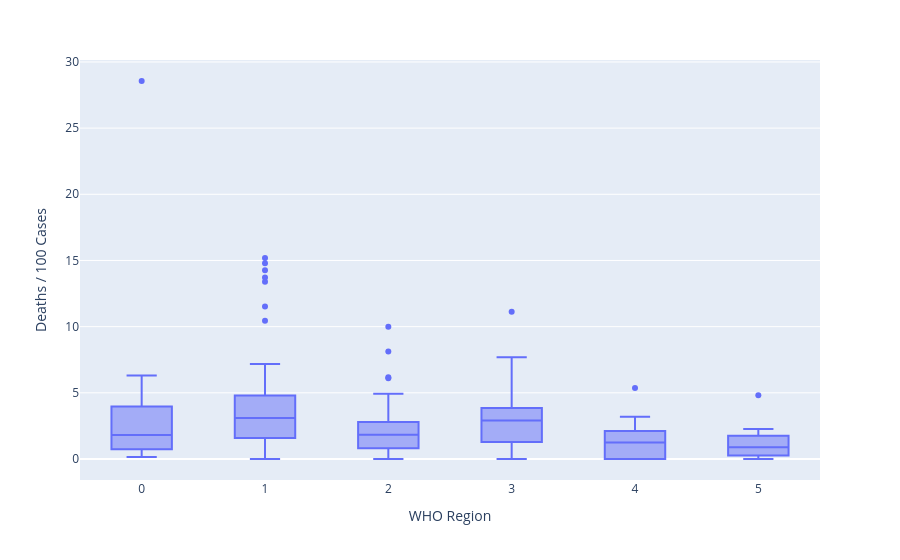

Here is the notebook cell this chart was saved with:
### Markdown cell above
Every column's histogram had skew so none of them was normally distributed.

### Code cell
# Cause my data was abnormal so i used IQR method for outlier detection
fig = px.box(data, x="WHO Region", y="Deaths / 100 Cases")
fig.show()

### Figure 1 — Plotly figure (JSON) as saved in the notebook; plotly's stock layout.template omitted (floating-point values rounded to 4 significant figures; data arrays with more than 128 entries replaced by an {"elided": "..."} marker saying what was removed)
{"data": [{"alignmentgroup": "True", "hovertemplate": "WHO Region=%{x}<br>Deaths / 100 Cases=%{y}<extra></extra>", "legendgroup": "", "marker": {"color": "#636efa"}, "name": "", "notched": false, "offsetgroup": "", "orientation": "v", "showlegend": false, "type": "box", "x": {"elided": "187 int values"}, "x0": " ", "xaxis": "x", "y": {"elided": "187 float values"}, "y0": " ", "yaxis": "y"}], "layout": {"boxmode": "group", "legend": {"tracegroupgap": 0}, "margin": {"t": 60}, "xaxis": {"anchor": "y", "domain": [0, 1], "title": {"text": "WHO Region"}}, "yaxis": {"anchor": "x", "domain": [0, 1], "title": {"text": "Deaths / 100 Cases"}}}}
